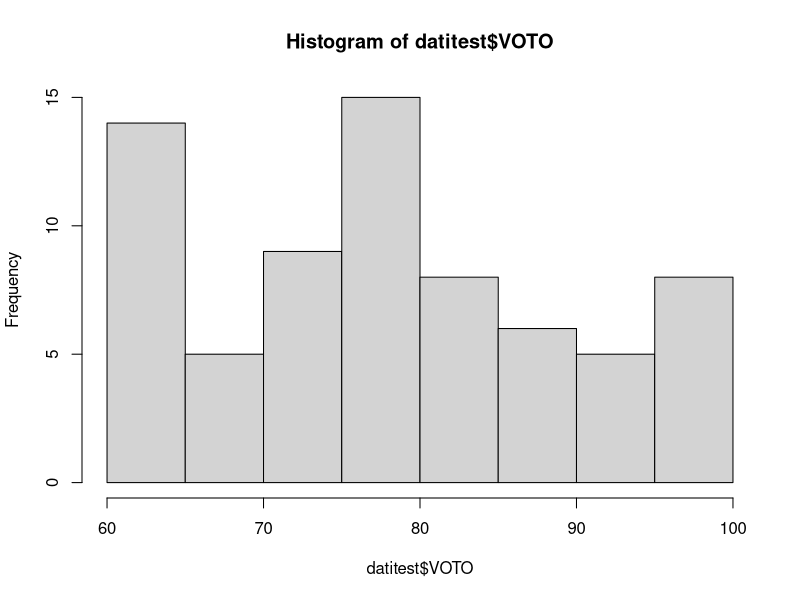
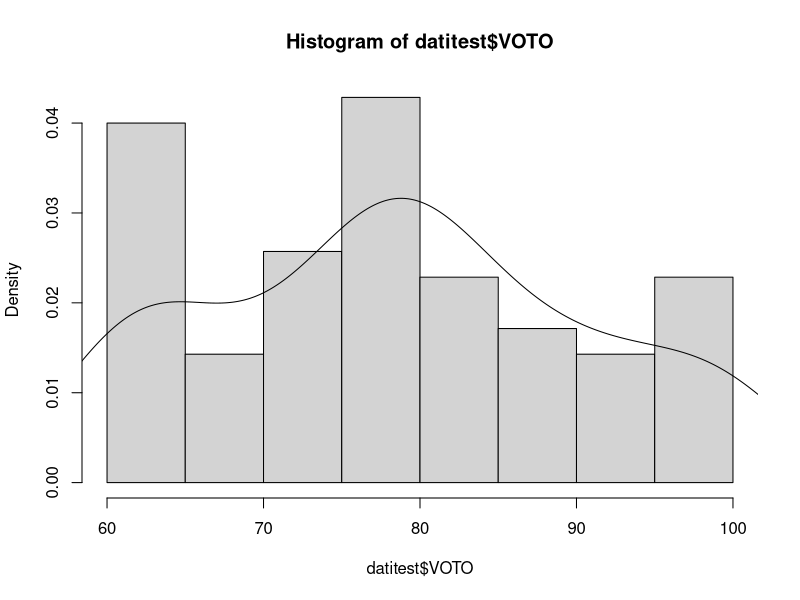
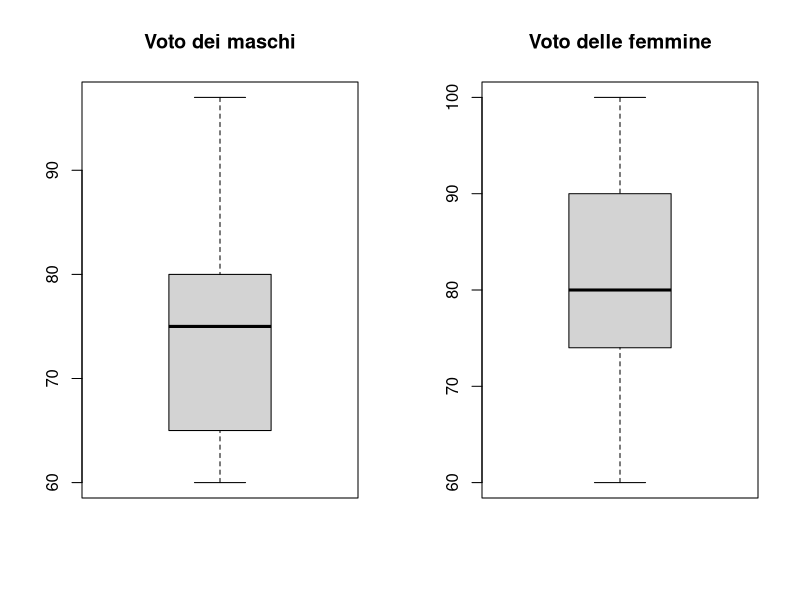
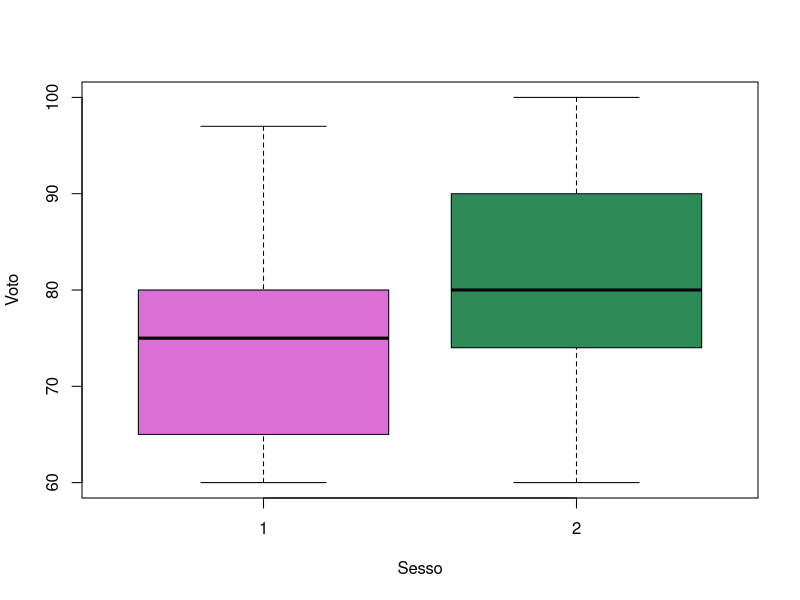
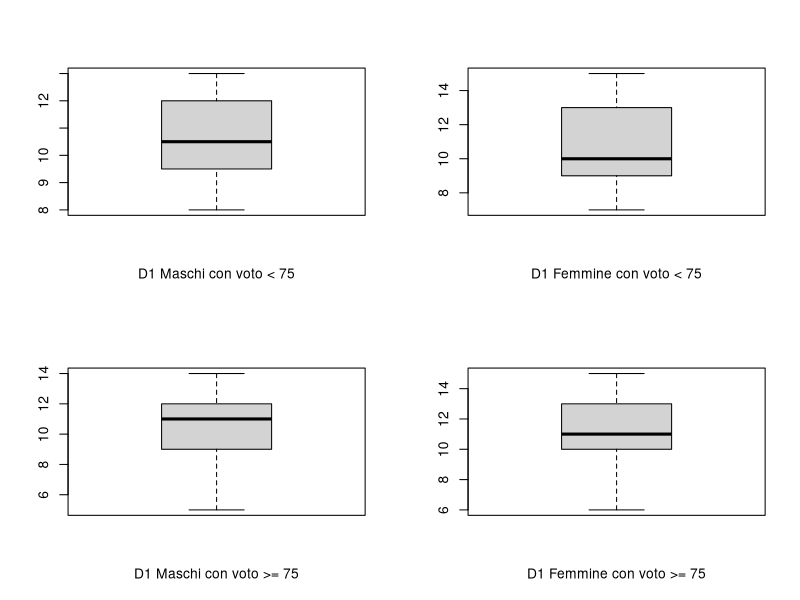
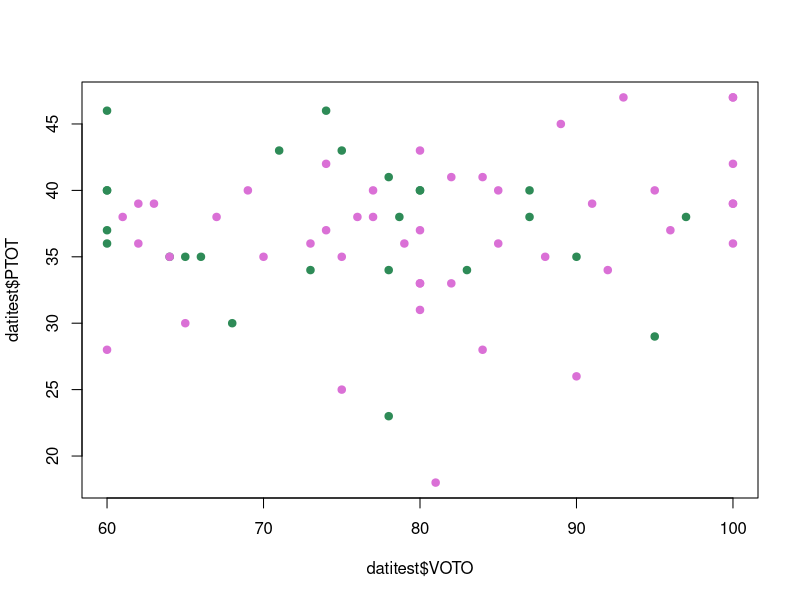
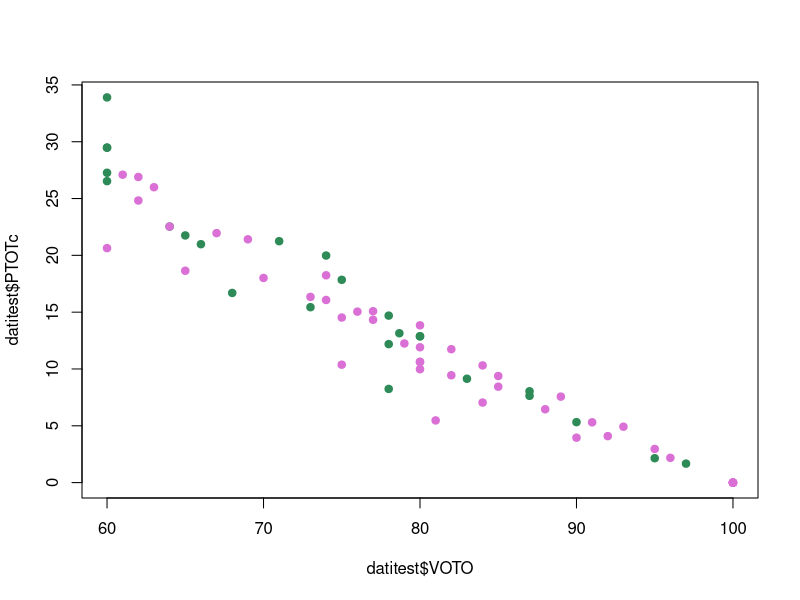

R code for these plots, in order:
## ---- chunk 1
datitest <- read.csv2("datiTestCR2005.csv")
## ---- chunk 2
head(datitest)
## ---- chunk 3
# Voto 
datitest$VOTO >= 60 & datitest$VOTO <= 100
## ---- chunk 4
which(datitest$VOTO < 60 | datitest$VOTO > 100)
# che voto ha preso? 
index = which(datitest$VOTO < 60 | datitest$VOTO > 100)
datitest$VOTO[index]
## ---- chunk 5
# sesso 
datitest$SESSO ==1 | datitest$SESSO == 2
# per fare prima: sappiamo che ci sono 70 osservazioni. Se tutti i risultati del 
# test sono veri, il risultato sarà 70, per cui: 
sum(datitest$SESSO ==1 | datitest$SESSO == 2) == nrow(datitest)
# controlla le altre varibaili 

sum((datitest$D1>=0) & (datitest$D1<=17)) == nrow(datitest)
sum((datitest$D2>=0) & (datitest$D2<=20)) == nrow(datitest)
sum((datitest$D3>=0) & (datitest$D3<=4)) == nrow(datitest)
sum((datitest$D4>=0) & (datitest$D4<=12))== nrow(datitest)

## ---- chunk 6
# Setp1: calcolare la media della variabile voto SENZA l'osservazione sbagliata
media_corretta = mean(datitest$VOTO[-index])
# Setp 2: sostituire il valore
datitest$VOTO[index] = media_corretta 
# step 3: controllare che abbia funzionato: 
which(datitest$VOTO < 60 | datitest$VOTO > 100)
## ---- chunk 7
summary(datitest[, c("VOTO", "D1", "D2", "D3", "D4")])
## ---- chunk 8
votoM = datitest$VOTO[datitest$SESSO == 1]
votomedioM = mean(votoM)

votoF = datitest$VOTO[datitest$SESSO == 2]
votomedioF = mean(votoF)
## ---- chunk 9
votomedioF > votomedioM
## ---- chunk 10
sdvotoM = sd(votoM)
sdvotoF = sd(votoF)

sdvotoF > sdvotoM
## ---- chunk 11
voto2005 = datitest$VOTO[datitest$DIPAA == 2005]
voto2004 = datitest$VOTO[datitest$DIPAA == 2004]

media2005 = mean(voto2005)
media2004 = mean(voto2004)
media2005 > media2004
## ---- chunk 12
M2005 = datitest$VOTO[datitest$DIPAA==2005 & datitest$SESSO==1]
M2004 = datitest$VOTO[datitest$DIPAA==2004 & datitest$SESSO==1]

media_m2005 = mean(M2005)
media_m2004 = mean(M2004)

media_m2005 > media_m2004
## ---- chunk 13
votomedioD2M <- mean(datitest$D2[datitest$SESSO==1])
votomedioD2F <- mean(datitest$D2[datitest$SESSO==2])

votomedioD2M > votomedioD2F

## ---- chunk 14
votomedioD1M <- mean(datitest$D1[datitest$SESSO==1])
votomedioD1F <- mean(datitest$D1[datitest$SESSO==2])

votomedioD1M > votomedioD1F

## ---- chunk 15
votomedioD3M <- mean(datitest$D3[datitest$SESSO==1])
votomedioD3F <- mean(datitest$D3[datitest$SESSO==2])

votomedioD3M < votomedioD3F

## ---- chunk 16
votomedioD1Ms80 <- mean(datitest$D1[datitest$SESSO==1 & datitest$DIPAA>80])
votomedioD1Fs90 <- mean(datitest$D1[datitest$SESSO==2 & datitest$DIPAA>90])

votomedioD1Ms80 > votomedioD1Fs90

## ---- chunk 17
mediaF85 = mean(datitest$VOTO[datitest$SESSO == 2 & datitest$VOTO > 85])
maschi = datitest[datitest$SESSO == 1, ]
mediaM80 = mean(maschi[maschi$D3 < 2 & maschi$VOTO > 80, "D1"])
mediaM80 > mediaF85
## ---- chunk 18
hist(datitest$VOTO)
hist(datitest$VOTO, freq = FALSE)
lines(density(datitest$VOTO))
## ---- chunk 19
par(mfrow=c(1,2))
boxplot(datitest$VOTO[datitest$SESSO ==1], main = "Voto dei maschi")
boxplot(datitest$VOTO[datitest$SESSO ==2], main = "Voto delle femmine")
## ---- chunk 20
par(mfrow=c(1,1)) # riporta normale la finestra
boxplot(datitest$VOTO ~ datitest$SESSO,
        col = ifelse(datitest$SESSO == 1, 
                     "seagreen", "orchid"),
        xlab = "Sesso", ylab="Voto")
## ---- chunk 21
par(mfrow=c(2,2))
boxplot(datitest$D1[datitest$SESSO==1 & datitest$VOTO<75],xlab="D1 Maschi con voto < 75")

boxplot(datitest$D1[datitest$SESSO==2 & datitest$VOTO<75],xlab="D1 Femmine con voto < 75")

boxplot(datitest$D1[datitest$SESSO==1 & datitest$VOTO>=75],xlab="D1 Maschi con voto >= 75")

boxplot(datitest$D1[datitest$SESSO==2 & datitest$VOTO>=75],xlab="D1 Femmine con voto >= 75")

## ---- chunk 22
datitest$PTOT = apply(datitest[, c("D1", "D2", "D3", "D4")], 1, sum)
# la funzione rowSums() avrebbe prodotto lo stesso risultato 
# datitest$PTOT = rowSums(datitest[, c("D1", "D2", "D3", "D4")])
## ---- chunk 23
datitest$PTOTc <- datitest$PTOT*log2(100/datitest$VOTO)

datitest$PTOTc

## ---- chunk 24
par(mfrow=c(1,1))
plot(datitest$VOTO, datitest$PTOT, pch = 19,
     col = ifelse(datitest$SESSO == 1, "seagreen", "orchid"))
## ---- chunk 25
plot(datitest$VOTO, datitest$PTOTc, pch = 19,
     col = ifelse(datitest$SESSO == 1, "seagreen", "orchid"))
